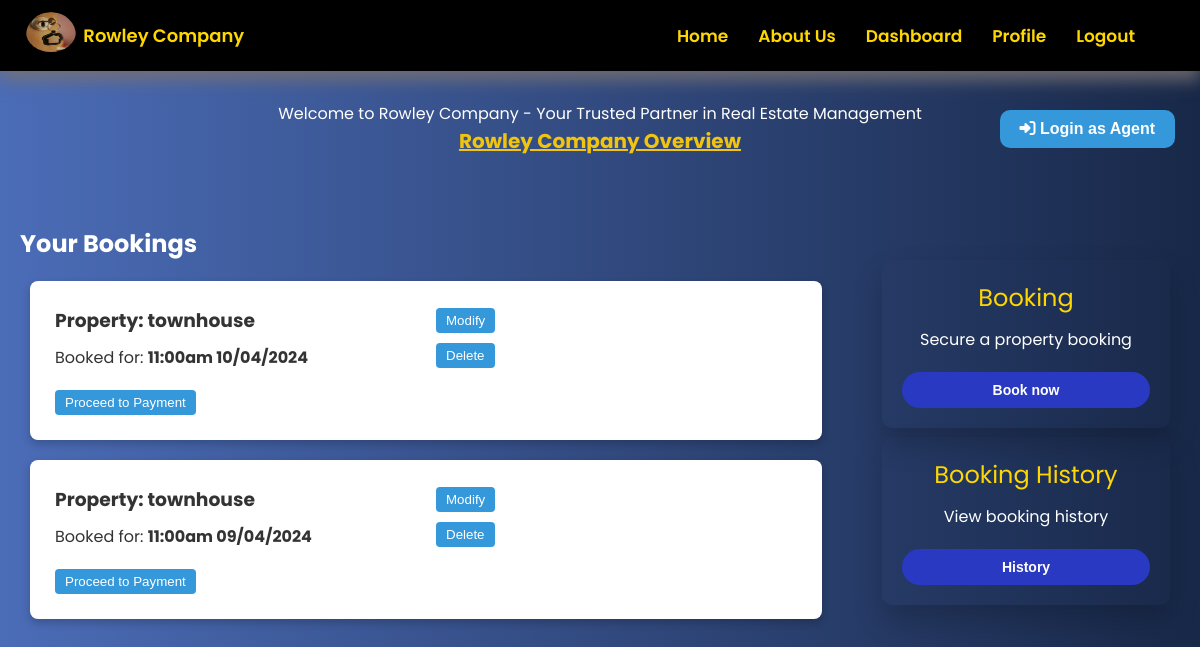
Page /client/dashboard (signed in) on the committed database.
### project/models.py (models this page shows, shortened)
class Booking(db.Model):
    id = db.Column(db.Integer, primary_key=True)
    username = db.Column(db.String(50), nullable=False)
    email = db.Column(db.String(120), nullable=False)
    telephone = db.Column(db.String(10), nullable=False)
    property_type = db.Column(db.String(50), nullable=False)
    booking_hours = db.Column(db.String(50), nullable=False)
    date = db.Column(db.Date, nullable=False)
    status = db.Column(db.String(20), nullable=False, default='Pending')
    user_id = db.Column(db.Integer, db.ForeignKey('user.id'), nullable=False)
    agent_id = db.Column(db.Integer, nullable=False, default='00')

### project/main.py (the view)
@main.route('/client/dashboard')
@login_required
def clientDashboard():
    bookings = Booking.query.filter_by(user_id=current_user.id).all()
    return render_template('clientDashboard.html', active_page='clientDashboard', bookings=bookings)

### project/templates/clientDashboard.html (shortened to what this page needs)
{% extends 'base.html' %}
{% block head %}
  {{super()}}
  <link rel="stylesheet" href="/static/css/dashboard.css">
  <link rel="stylesheet" href="https://code.jquery.com/ui/1.12.1/themes/base/jquery-ui.css">
{% endblock %}
{% block content %}
    <section class="dashboard-section">
        <div id="upper-part">
            <div class="welcome-note">
                <p>Welcome to Rowley Company - Your Trusted Partner in Real Estate Management</p>
                <a  href="{{url_for('main.landingpage')}}"> Rowley Company Overview </a>
            </div>
            <div class="agent-btn">
                <a href="{{url_for('auth.agentLogin')}}"><button><i class="fas fa-sign-in-alt"></i> Login as Agent</button></a>
           </div>
        </div>
        <div class="middle-part">
            <div class="bookings-part">
                <h2> Your Bookings </h2>
                {% for booking in bookings %}
                <div class="booking-card">
                    <div class="booking-detail">
                        <h3> Property: {{ booking.property_type }} </h3>
                        <p> Booked for: <strong> {{ booking.booking_hours}}  {{ booking.date.strftime('%d/%m/%Y') }} </strong></p>
                    </div>
                    <div class="booking-actions">
                        <button class="modify-btn" onclick="showModifyForm('{{ booking.id }}')"> Modify </button>
                        <form action="{{ url_for('client.delete_booking', booking_id=booking.id)}}" method="post" onsubmit="return confirmDelete()">
                            <button type="submit"> Delete </button>
                        </form>
                    </div>
                    <div class="booking-actions">
                        <button onclick="location.href='{{ url_for('client.proceed_to_payment', booking_id=booking.id) }}'"> Proceed to Payment </button>
                    </div>
                </div>
                {% else %}
                <p> No bookings found.</p>
                {% endfor %}
            </div>
            <div class="form-part">
                <div class="form-card">
                    <h2> Booking </h2>
                    <p> Secure a property booking  </p>
                    <form action="{{ url_for('main.booking') }}">
                        <button type="submit"> Book now </button>
                    </form>
                </div>
                <div class="form-card">
                    <h2> Booking History </h2>
                    <p> View booking history </p>
                    <form action="{{ url_for('client.bookingHistory') }}">
                        <button type="submit"> History </button>
                    </form>
                </div>
            </div>
        </div>
{% endblock %}

### project/static/css/main.css (style rules this page uses)
* { box-sizing: border-box; margin: 0; padding: 0; }
body { margin: 0; padding: 0; font-family: "Poppins", sans-serif; background-color: #E1E9E5; }

### project/static/css/dashboard.css (style rules this page uses)
body { background: linear-gradient(to right, #4b6cb7, #182848); color: white; }
.dashboard-section { display: flex; flex-direction: column; align-items: center; }
#upper-part { text-align: center; align-items: center; justify-content: center; padding: 15px; width: 100%; display: flex; }
.welcome-note { padding: 15px; }
.welcome-note a { font-size: 1.25rem; font-weight: bold; text-align: center; color: #f1c40f; }
.agent-btn { padding: 15px; position: absolute; right: 10px; }
.agent-btn button { padding: 10px 20px; font-size: 1rem; font-weight: bold; color: #fff; background-color: #3498db; border: none; border-radius: 10px; cursor: pointer; transition: transform 0.3s ease, background-color 0.3s; }
.middle-part { display: grid; grid-template-columns: 70% 30%; gap: 20px; padding: 20px; width: 100%; height: auto; margin-top: 20px; max-width: 1500px; }
.booking-card { background: #ffff; color: #333; padding: 20px; margin: 20px 10px; border-radius: 8px; box-shadow: 0 4px 8px rgba(0, 0, 0, 0.2); display: grid; grid-template-columns: repeat(auto-fill,minmax(250px, 1fr)); gap: 10px; align-items: center; }
.booking-card h3, .booking-card p { margin: 0; padding: 5px; }
.booking-actions button { padding: 5px 10px; margin: 5px; border: none; border-radius: 4px; background-color: #3498db; color: white; cursor: pointer; transition: transform 0.3s ease, background-color 0.3s ease; }
.form-part { width: 100%; padding: 30px; justify-content: space-around; display: flex; align-items: center; flex-direction: column; }
.form-card { min-height: 120px; width: 100%; padding: 20px; border-radius: 10px; box-shadow: 0px 15px 30px rgba(0,0,0,0.2); transition: transform 0.3s; }
.form-card h2 { margin-bottom: 12px; font-weight: 400; text-align: center; color: gold; }
.form-card p { text-align: center; }
.form-card button { width: 100%; padding: 10px; font-size: 14px; font-weight: bold; color: #fff; background-color: rgb(41, 57, 194); border: none; margin-top: 20px; border-radius: 70px; cursor: pointer; }

### rows in the picture
Booking: property_type "townhouse", booking_hours "11:00am", date "10/04/2024"
Booking: property_type "townhouse", booking_hours "11:00am", date "09/04/2024"
